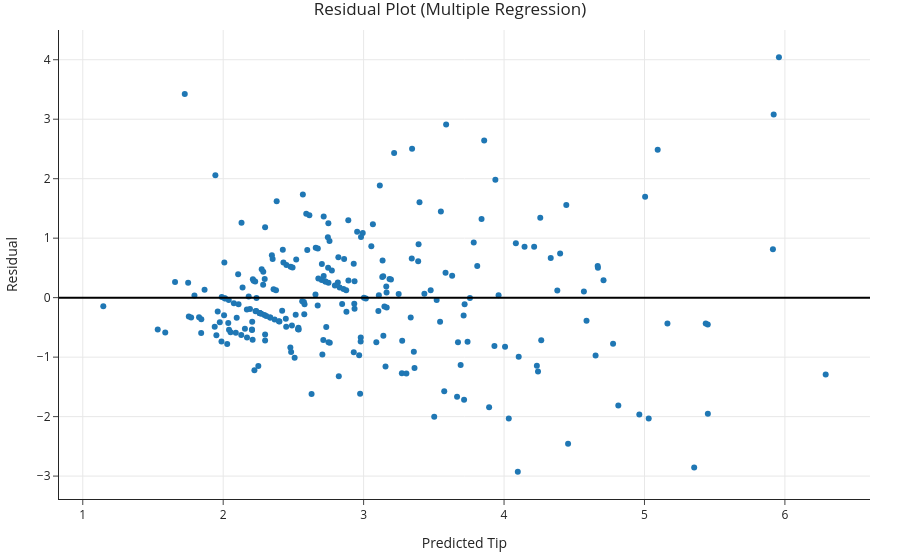

The notebook cell saved with this chart:
### Markdown cell above
- Here, we see that the model makes bigger mistakes for larger predicted values. But overall, there's no apparent trend, so a linear model seems appropriate.

### Code cell
# What about the two-variable model?
with_resid = tips.assign(**{
    'Predicted Tip': model_two.predict(tips[['total_bill', 'size']]),
    'Residual': tips['tip'] - model_two.predict(tips[['total_bill', 'size']]),
})
fig = px.scatter(with_resid, x='Predicted Tip', y='Residual')
fig.add_hline(0, line_width=2, opacity=1).update_layout(title='Residual Plot (Multiple Regression)')

### Figure 1 — Plotly figure (JSON) as saved in the notebook; plotly's stock layout.template omitted (floating-point values rounded to 4 significant figures; data arrays with more than 128 entries replaced by an {"elided": "..."} marker saying what was removed)
{"data": [{"hovertemplate": "Predicted Tip=%{x}<br>Residual=%{y}<extra></extra>", "legendgroup": "", "marker": {"color": "#1F77B4", "symbol": "circle"}, "mode": "markers", "name": "", "orientation": "v", "showlegend": false, "type": "scatter", "x": {"elided": "244 float values"}, "xaxis": "x", "y": {"elided": "244 float values"}, "yaxis": "y"}], "layout": {"legend": {"tracegroupgap": 0}, "shapes": [{"line": {"width": 2}, "opacity": 1, "type": "line", "x0": 0, "x1": 1, "xref": "x domain", "y0": 0, "y1": 0, "yref": "y"}], "title": {"text": "Residual Plot (Multiple Regression)"}, "xaxis": {"anchor": "y", "domain": [0, 1], "title": {"text": "Predicted Tip"}}, "yaxis": {"anchor": "x", "domain": [0, 1], "title": {"text": "Residual"}}}}
